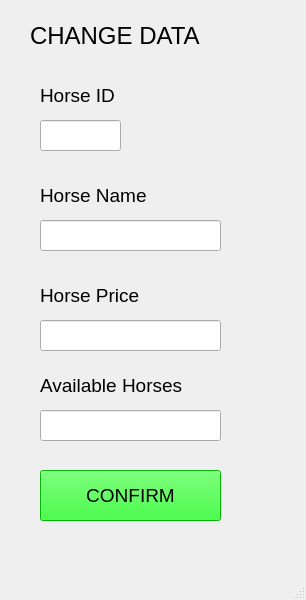
<?xml version="1.0" encoding="UTF-8"?>
<ui version="4.0">
 <class>MainWindow</class>
 <widget class="QMainWindow" name="MainWindow">
  <property name="geometry">
   <rect>
    <x>0</x>
    <y>0</y>
    <width>306</width>
    <height>600</height>
   </rect>
  </property>
  <property name="windowTitle">
   <string>MainWindow</string>
  </property>
  <widget class="QWidget" name="centralwidget">
   <widget class="QLabel" name="label_3">
    <property name="geometry">
     <rect>
      <x>40</x>
      <y>60</y>
      <width>131</width>
      <height>71</height>
     </rect>
    </property>
    <property name="font">
     <font>
      <family>Arial</family>
      <pointsize>14</pointsize>
      <weight>50</weight>
      <bold>false</bold>
     </font>
    </property>
    <property name="text">
     <string>Horse ID</string>
    </property>
   </widget>
   <widget class="QLineEdit" name="txtChangeId">
    <property name="geometry">
     <rect>
      <x>40</x>
      <y>120</y>
      <width>81</width>
      <height>31</height>
     </rect>
    </property>
    <property name="styleSheet">
     <string notr="true">font: 12pt &quot;Arial&quot;;</string>
    </property>
   </widget>
   <widget class="QLineEdit" name="txtChangeName">
    <property name="geometry">
     <rect>
      <x>40</x>
      <y>220</y>
      <width>181</width>
      <height>31</height>
     </rect>
    </property>
    <property name="styleSheet">
     <string notr="true">font: 12pt &quot;Arial&quot;;</string>
    </property>
   </widget>
   <widget class="QLabel" name="label_4">
    <property name="geometry">
     <rect>
      <x>40</x>
      <y>160</y>
      <width>131</width>
      <height>71</height>
     </rect>
    </property>
    <property name="font">
     <font>
      <family>Arial</family>
      <pointsize>14</pointsize>
      <weight>50</weight>
      <bold>false</bold>
     </font>
    </property>
    <property name="text">
     <string>Horse Name</string>
    </property>
   </widget>
   <widget class="QLineEdit" name="txtChangePrice">
    <property name="geometry">
     <rect>
      <x>40</x>
      <y>320</y>
      <width>181</width>
      <height>31</height>
     </rect>
    </property>
    <property name="styleSheet">
     <string notr="true">font: 12pt &quot;Arial&quot;;</string>
    </property>
   </widget>
   <widget class="QLabel" name="label_5">
    <property name="geometry">
     <rect>
      <x>40</x>
      <y>260</y>
      <width>131</width>
      <height>71</height>
     </rect>
    </property>
    <property name="font">
     <font>
      <family>Arial</family>
      <pointsize>14</pointsize>
      <weight>50</weight>
      <bold>false</bold>
     </font>
    </property>
    <property name="text">
     <string>Horse Price</string>
    </property>
   </widget>
   <widget class="QLineEdit" name="txtChangeStock">
    <property name="geometry">
     <rect>
      <x>40</x>
      <y>410</y>
      <width>181</width>
      <height>31</height>
     </rect>
    </property>
    <property name="styleSheet">
     <string notr="true">font: 12pt &quot;Arial&quot;;</string>
    </property>
    <property name="text">
     <string/>
    </property>
   </widget>
   <widget class="QLabel" name="label_6">
    <property name="geometry">
     <rect>
      <x>40</x>
      <y>350</y>
      <width>261</width>
      <height>71</height>
     </rect>
    </property>
    <property name="font">
     <font>
      <family>Arial</family>
      <pointsize>14</pointsize>
      <weight>50</weight>
      <bold>false</bold>
     </font>
    </property>
    <property name="text">
     <string>Available Horses </string>
    </property>
   </widget>
   <widget class="QLabel" name="label">
    <property name="geometry">
     <rect>
      <x>30</x>
      <y>0</y>
      <width>431</width>
      <height>71</height>
     </rect>
    </property>
    <property name="font">
     <font>
      <pointsize>18</pointsize>
     </font>
    </property>
    <property name="text">
     <string>CHANGE DATA </string>
    </property>
   </widget>
   <widget class="QPushButton" name="btnConfirm">
    <property name="geometry">
     <rect>
      <x>40</x>
      <y>470</y>
      <width>181</width>
      <height>51</height>
     </rect>
    </property>
    <property name="font">
     <font>
      <family>Arial</family>
      <pointsize>14</pointsize>
      <weight>50</weight>
      <italic>false</italic>
      <bold>false</bold>
     </font>
    </property>
    <property name="styleSheet">
     <string notr="true">background-color: rgb(0, 255, 0);
font: 14pt &quot;Arial&quot;;
</string>
    </property>
    <property name="text">
     <string>CONFIRM</string>
    </property>
   </widget>
  </widget>
  <widget class="QMenuBar" name="menubar">
   <property name="geometry">
    <rect>
     <x>0</x>
     <y>0</y>
     <width>306</width>
     <height>21</height>
    </rect>
   </property>
  </widget>
  <widget class="QStatusBar" name="statusbar"/>
 </widget>
 <resources/>
 <connections/>
</ui>
